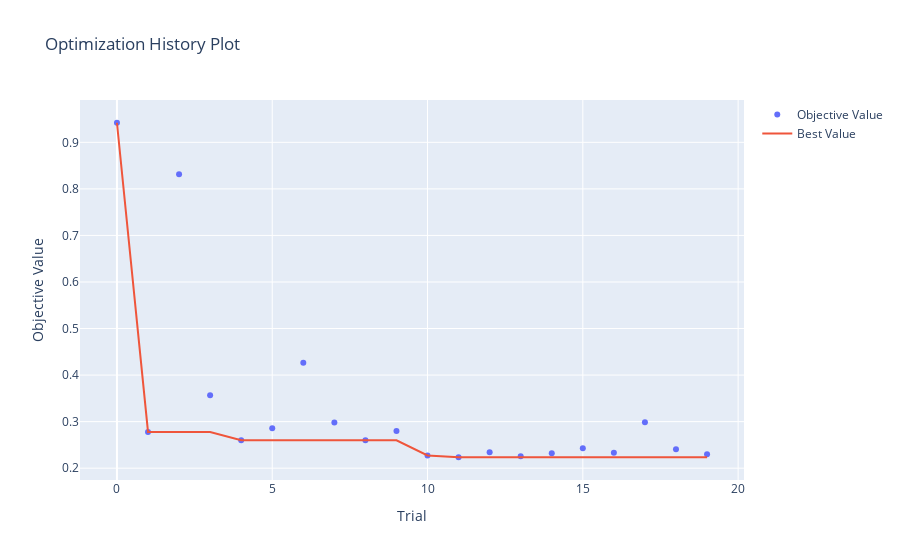

The cell this chart's notebook holds for it:
### Code cell
# судя по графику оптимизации, каких то существенных изменение показателей качества не происходило за все 20 эпох
optuna.visualization.plot_optimization_history(study)

### Figure 1 — Plotly figure (JSON) as saved in the notebook; plotly's stock layout.template omitted (floating-point values rounded to 4 significant figures)
{"data": [{"mode": "markers", "name": "Objective Value", "type": "scatter", "x": [0, 1, 2, 3, 4, 5, 6, 7, 8, 9, 10, 11, 12, 13, 14, 15, 16, 17, 18, 19], "y": [0.9421, 0.2779, 0.8314, 0.3566, 0.2602, 0.2858, 0.4262, 0.2979, 0.2598, 0.2799, 0.2273, 0.2235, 0.2341, 0.2258, 0.2322, 0.2431, 0.233, 0.2986, 0.2407, 0.2299]}, {"mode": "lines", "name": "Best Value", "type": "scatter", "x": [0, 1, 2, 3, 4, 5, 6, 7, 8, 9, 10, 11, 12, 13, 14, 15, 16, 17, 18, 19], "y": [0.9421, 0.2779, 0.2779, 0.2779, 0.2602, 0.2602, 0.2602, 0.2602, 0.2598, 0.2598, 0.2273, 0.2235, 0.2235, 0.2235, 0.2235, 0.2235, 0.2235, 0.2235, 0.2235, 0.2235]}, {"marker": {"color": "#cccccc"}, "mode": "markers", "name": "Infeasible Trial", "showlegend": false, "type": "scatter", "x": [], "y": []}], "layout": {"title": {"text": "Optimization History Plot"}, "xaxis": {"title": {"text": "Trial"}}, "yaxis": {"title": {"text": "Objective Value"}}}}
